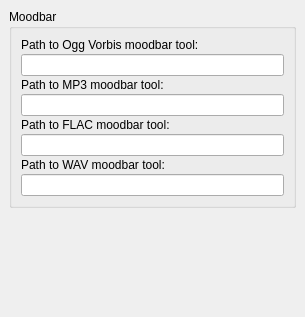
<?xml version="1.0" encoding="UTF-8"?>
<ui version="4.0">
 <class>MoodbarOptionsPage</class>
 <widget class="QWidget" name="MoodbarOptionsPage">
  <property name="geometry">
   <rect>
    <x>0</x>
    <y>0</y>
    <width>305</width>
    <height>317</height>
   </rect>
  </property>
  <layout class="QVBoxLayout">
   <property name="spacing">
    <number>6</number>
   </property>
   <property name="margin">
    <number>9</number>
   </property>
   <item>
    <widget class="QGroupBox" name="moodbar_group">
     <property name="title">
      <string>Moodbar</string>
     </property>
     <layout class="QVBoxLayout">
      <property name="spacing">
       <number>2</number>
      </property>
      <property name="margin">
       <number>9</number>
      </property>
      <item>
       <widget class="QLabel" name="label">
        <property name="text">
         <string>Path to Ogg Vorbis moodbar tool:</string>
        </property>
       </widget>
      </item>
      <item>
       <widget class="QLineEdit" name="vorbis_command"/>
      </item>
      <item>
       <widget class="QLabel" name="label_2">
        <property name="text">
         <string>Path to MP3 moodbar tool:</string>
        </property>
       </widget>
      </item>
      <item>
       <widget class="QLineEdit" name="mp3_command"/>
      </item>
      <item>
       <widget class="QLabel" name="label_3">
        <property name="text">
         <string>Path to FLAC moodbar tool:</string>
        </property>
       </widget>
      </item>
      <item>
       <widget class="QLineEdit" name="flac_command"/>
      </item>
      <item>
       <widget class="QLabel" name="label_4">
        <property name="text">
         <string>Path to WAV moodbar tool:</string>
        </property>
       </widget>
      </item>
      <item>
       <widget class="QLineEdit" name="wav_command"/>
      </item>
     </layout>
    </widget>
   </item>
   <item>
    <spacer>
     <property name="orientation">
      <enum>Qt::Vertical</enum>
     </property>
     <property name="sizeHint" stdset="0">
      <size>
       <width>263</width>
       <height>21</height>
      </size>
     </property>
    </spacer>
   </item>
  </layout>
 </widget>
 <resources/>
 <connections/>
</ui>
